Frame 1 (no input): blank canvas, image omitted
Frame 60 (the mouse pressed at the canvas centre just before this capture): blank canvas, image omitted
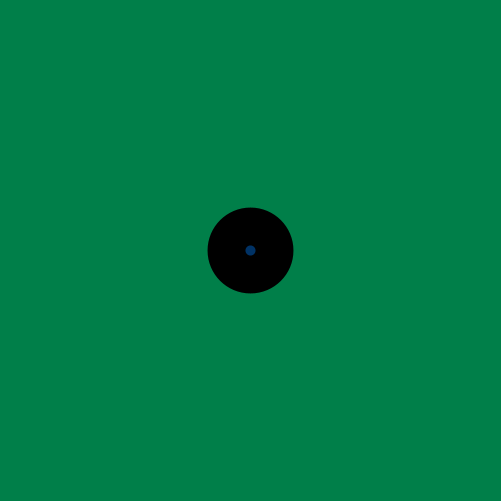
Frame 120 (the mouse held since frame 60 and released just before this capture)

The Processing sketch whose frames 1 and 60 were blank and that drew this single picture after the mouse press (run headless with seeded random() and noise(); from frame 60 on, the mouse is pressed at the canvas centre):

// Processing sketch: processing_162366
// ── processing_162366.pde

// by gilles marion modified by MAXIME PONT
  
// DÃ©finition des variables
float diametre = 48; // diametre du plus grand cercle de base
int ecart = 70; // Ã©cartement des cercles, pour laisser un blanc entre
int decalage = ecart/2; // dÃ©calage du centre des cercles â�¦
// â�¦ par rapport au bord de la fenÃªtre ( moitiÃ© de l'Ã©cartement )
float posX, posY; // variables pour les ccordonnÃ©es du centre du cercle
int nombreEllipses = 5;
  
void setup() {
  size(501,501); //501 pixels et pas 500 pour que les ellipses ne touchent pas les bords
  background(255);
  smooth();
}
  
void draw() {
 {noFill();
  //rect(0,0,501,501);
}
  
  for (int i = 0; i < 20; i++) { // premiÃ¨re boucle pour rÃ©pÃ©ter les ellipses en X, 10 fois
    for (int j = 0; j < 20; j++) { // seconde boucle pour rÃ©pÃ©ter les ellipses en Y, 10 fois
      for (int n = 1; n < nombreEllipses; n++) { // troisiÃ¨me boucle pour imbriquer plusieurs ellipses
        posX = decalage + i*ecart;
        posY = decalage + j*ecart;
        diametre = diametre/n; // le diametre est divisÃ© par le nombre de tours de la boucle, de 1 Ã  4
       fill(random(0),random(250),random(255));
        
      }
      diametre = 48; // On ramÃ¨ne le diamÃ¨tre Ã  sa valeur d'origine, le grand cercle,
      // avant de redessiner une sÃ©rie de 4 cercles imbriquÃ©s
    }
  }
  
  if (mousePressed == true) {
    background(random(0), random(250), random(255));
    strokeWeight(random(40));
ellipse(mouseX,mouseY, diametre, diametre);
  }
}
